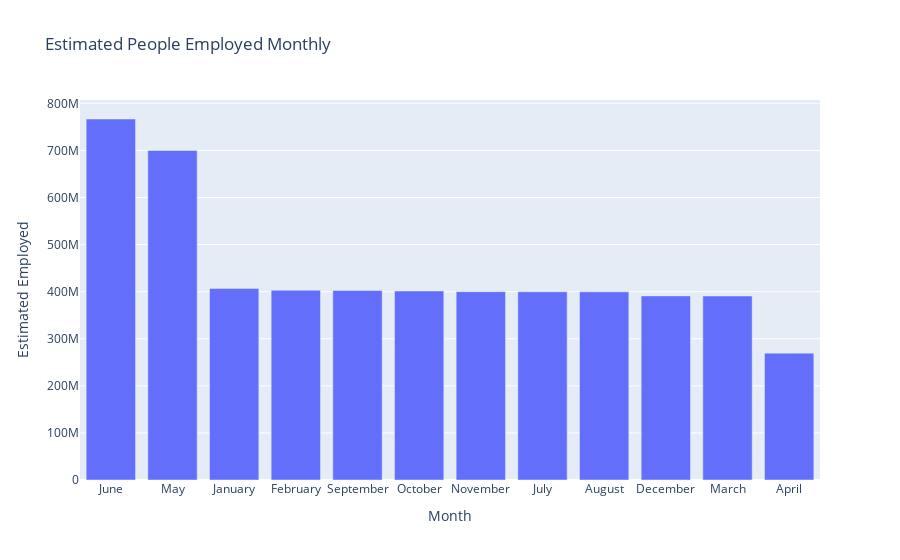

Source (notebook cell):
### Code cell
plot = px.bar(df5, x=df5.index, y="Estimated Employed", title = 'Estimated People Employed Monthly') 
plot.show()

### Figure 1 — Plotly figure (JSON) as saved in the notebook; plotly's stock layout.template omitted (floating-point values rounded to 4 significant figures)
{"data": [{"alignmentgroup": "True", "hovertemplate": "Month=%{x}<br>Estimated Employed=%{y}<extra></extra>", "legendgroup": "", "marker": {"color": "#636efa", "pattern": {"shape": ""}}, "name": "", "offsetgroup": "", "orientation": "v", "showlegend": false, "textposition": "auto", "type": "bar", "x": ["June", "May", "January", "February", "September", "October", "November", "July", "August", "December", "March", "April"], "xaxis": "x", "y": [766717078, 699995530, 406899254, 403011803, 402452126, 401411032, 400051335, 399838967, 399610205, 391001555, 390862219, 269449315], "yaxis": "y"}], "layout": {"barmode": "relative", "legend": {"tracegroupgap": 0}, "title": {"text": "Estimated People Employed Monthly"}, "xaxis": {"anchor": "y", "domain": [0, 1], "title": {"text": "Month"}}, "yaxis": {"anchor": "x", "domain": [0, 1], "title": {"text": "Estimated Employed"}}}}
